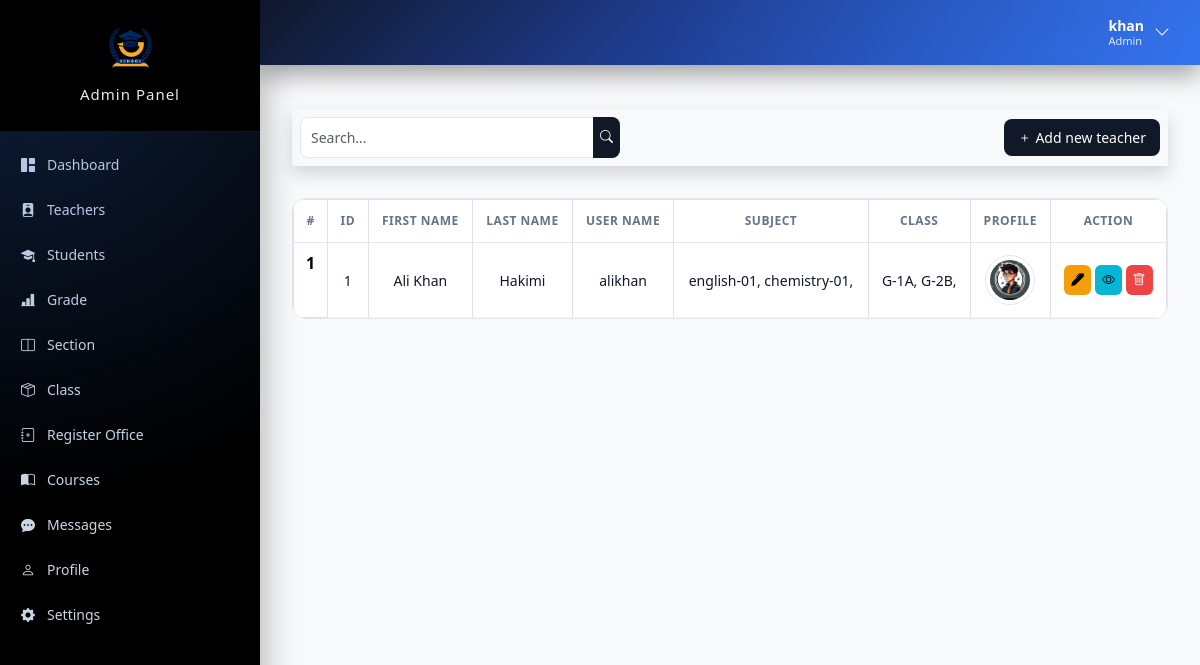
Page /admin/teacher-search.php (signed in) on the committed database.
### tables this page shows
CREATE TABLE teachers(
    teacher_id INT NOT NULL AUTO_INCREMENT PRIMARY KEY ,
    username VARCHAR(40),
    fname VARCHAR(40),
    lname VARCHAR(30),
    password VARCHAR(100),
    profile VARCHAR(255),
    address VARCHAR(50),
    employee_number VARCHAR(40),
    date_of_birth DATE,
    phone_number VARCHAR(20),
    qualification VARCHAR(255),
    gender VARCHAR(8),
    email VARCHAR (255),
    join_date DATE DEFAULT CURRENT_TIMESTAMP

);

### admin/teacher-search.php (the view, shortened to what this page needs)
<?php
if (isset($_SESSION['id']) && isset($_SESSION['role'])) {
    if ($_SESSION['role'] == 'Admin') {
?>
<!DOCTYPE html>
<html lang="en">
<head>
    <link rel="stylesheet" href="../assets/css/bootstrap.css">
    <link rel="stylesheet" href="../assets/css/home.css">
    <link rel="stylesheet" href="../node_modules/bootstrap-icons/font/bootstrap-icons.css">
    <link rel="stylesheet" href="css/home.css">
</head>
<body class="bg-light">
    <?php include('common/navbar.php') ?>
    <?php include('../config/DB-connection.php') ?>
    <div class="container mt-4">
        <div class="d-flex justify-content-between  shadow p-2 mb-4">
            <div class="">
                <form action="teacher-search.php" id="search-form" method="post">
                    <div class="input-group">
                        <input type="text" placeholder="Search..." class="form-control shadow-none" name="search"
                            value="<?= $_POST['search'] ?>">
                        <button class="btn btn-primary"> <i class="bi bi-search"></i></button>
                    </div>
                </form>
            </div>
            <div>
                <a href="teacher-add.php" class="btn btn-dark"><i class="bi bi-plus"></i> Add new teacher</a>
            </div>
        </div>
        <div class=" table-responsive n-table  mt-2">
            <table class="table table-bordered table-hover shadow">
                <thead>
                    <tr class="text-center">
                        <th scope="col">#</th>
                        <th scope="col">ID</th>
                        <th scope="col">First name</th>
                        <th scope="col">Last name</th>
                        <th scope="col">User name</th>
                        <th scope="col">Subject</th>
                        <th scope="col">Class</th>
                        <th scope="col">Profile</th>
                        <th scope="col">Action</th>
                    </tr>
                </thead>
                <tbody>
                    <?php
                            $search = $_POST['search'];
                            $tech_query = "SELECT * FROM teachers WHERE fname LIKE '%$search%' OR lname LIKE  '%$search%'  OR username LIKE '%$search%'";
                            $tech_result = mysqli_query($connection,  $tech_query);
                            if (mysqli_num_rows($tech_result) > 0) {
                                $count = 0;
                                while ($teachers = mysqli_fetch_assoc($tech_result)) {
                                    $count++;
                            ?>
                    <tr class="text-center">
                        <th scope="row"><?= $count ?></th>
                        <td scope="row"><?= $teachers['teacher_id'] ?></td>
                        <td><?= $teachers['fname'] ?> </td>
                        <td><?= $teachers['lname'] ?></td>
                        <td><?= $teachers['username'] ?></td>
                        <td>
                            <?php
                                            $grades = "SELECT * FROM teacher_subjects JOIN subjects ON teacher_subjects.subject_id1 = subjects.subject_id  WHERE teacher_id1 = '{$teachers['teacher_id']}'";
                                            $grade_query = mysqli_query($connection, $grades);
                                            $data = '';
                                            while ($row  = mysqli_fetch_assoc($grade_query)) {
                                                $data .= $row['subject_code'] . ',  ';
                                            }
                                            echo $data;
                                            ?>
                        </td>
                        <td>
                            <?php
                                            $class = "SELECT * FROM teacher_class JOIN classes ON teacher_class.class_id1 = classes.class_id JOIN grades ON classes.grade_id = grades.grade_id JOIN section ON classes.section_id = section.section_id    WHERE teacher_id1 = '{$teachers['teacher_id']}'";
                                            $class_query = mysqli_query($connection, $class);
                                            $data = '';
                                            while ($row  = mysqli_fetch_assoc($class_query)) {
                                                $data .=  $row['grade_code'] . '-' . $row['grade'] .  $row['section'] . ', ';
                                            }
                                            echo $data;
                                            ?>
                        </td>
                        <td>
                            <img src="../<?= $teachers['profile'] ?>" class=" img-thumbnail"
                                style=" width:50px; height:50px; " lt="">
                        </td>
                        <td>
                            <a href="teacher-edit.php?teacher_id=<?= $teachers['teacher_id'] ?>"
                                class="btn btn-warning text-black"><i class="bi bi-pen-fill"></i></a>
                            <a href="teacher-view.php?teacher_id=<?= $teachers['teacher_id'] ?>"
                                class="btn btn-info text-black"><i class="bi bi-eye"></i></a>
                            <a href="logic/teacher-delete.php?teacher_id=<?= $teachers['teacher_id'] ?>"
                                class="btn btn-danger "
                                onclick="return confirm('are you sure for deleting the teacher')"><i
                                    class="bi bi-trash"></i>
                            </a>
                        </td>
                    </tr>
                    <?php
                                }
                            }
                            ?>
                </tbody>
            </table>
        </div>
    </div>
</body>
</html>
<?php
    } else {
        header("location:../login.php");
    }
} else {
    header("location:../login.php");
}
?>

### admin/common/navbar.php (shortened to what this page needs)
<?php
include('../config/DB-connection.php');
$stmt = mysqli_prepare($connection, "SELECT * FROM admin WHERE admin_id = ? LIMIT 1");
mysqli_stmt_bind_param($stmt, 'i', $_SESSION['id']);
mysqli_stmt_execute($stmt);
$result = mysqli_stmt_get_result($stmt);
$user = mysqli_fetch_assoc($result);
$current = $page ?? basename($_SERVER['PHP_SELF'], ".php");
?>
<link rel="stylesheet" href="css/header-sidebar.css">
<header class="topbar">
    <div class="user-box" onclick="toggleUserMenu()">
        <div class="user-info">
            <span><?= $user['username'] ?? 'Admin' ?></span>
            <small>Admin</small>
        </div>
        <i class="bi bi-chevron-down"></i>
    </div>
</header>
<aside class="sidebar" id="sidebar">
    <div class="sidebar-header">
        <img src="../assets/logo/logo.png" alt="logo">
        <h2>Admin Panel</h2>
    </div>
    <ul class="sidebar-menu">
        <li>
            <a href="index.php" class="<?= ($current == 'dashboard') ? 'active' : '' ?>">
                <i class="bi bi-grid-1x2-fill"></i> Dashboard
            </a>
        </li>
        <li>
            <a href="teacher.php" class="<?= ($current == 'teacher') ? 'active' : '' ?>">
                <i class="bi bi-person-badge-fill"></i> Teachers
            </a>
        </li>
        <li>
            <a href="student.php" class="<?= ($current == 'student') ? 'active' : '' ?>">
                <i class="bi bi-mortarboard-fill"></i> Students
            </a>
        </li>
        <li>
            <a href="grade.php" class="<?= ($current == 'grade') ? 'active' : '' ?>">
                <i class="bi bi-bar-chart-line-fill"></i> Grade
            </a>
        </li>
        <li>
            <a href="section.php" class="<?= ($current == 'section') ? 'active' : '' ?>">
                <i class="bi bi-layout-split"></i> Section
            </a>
        </li>
        <li>
            <a href="class.php" class="<?= ($current == 'class') ? 'active' : '' ?>">
                <i class="bi bi-box-seam"></i> Class
            </a>
        </li>
        <li>
            <a href="register-office.php" class="<?= ($current == 'register') ? 'active' : '' ?>">
                <i class="bi bi-journal-plus"></i> Register Office
            </a>
        </li>
        <li>
            <a href="course.php" class="<?= ($current == 'course') ? 'active' : '' ?>">
                <i class="bi bi-book-half"></i> Courses
            </a>
        </li>
        <li>
            <a href="message.php" class="<?= ($current == 'message') ? 'active' : '' ?>">
                <i class="bi bi-chat-dots-fill"></i> Messages
            </a>
        </li>
        <li>
            <a href="profile.php" class="<?= ($current == 'profile') ? 'active' : '' ?>">
                <i class="bi bi-person"></i> Profile
            </a>
        </li>
        <li>
            <a href="setting.php" class="<?= ($current == 'setting') ? 'active' : '' ?>">
                <i class="bi bi-gear-fill"></i> Settings
            </a>
        </li>
    </ul>
</aside>
<div class="main-content">

### assets/css/home.css (style rules this page uses)
.n-table { min-width: 600px; }

### admin/css/home.css (style rules this page uses)
:root { --bg: #f8fafc; --card: #ffffff; --text: #0f172a; --muted: #64748b; --border: #e2e8f0; --primary: #2563eb; --danger: #ef4444; --warning: #f59e0b; --info: #06b6d4; }
body { font-family: "Segoe UI", system-ui, Arial, sans-serif; background: var(--bg); color: var(--text); }
.container { max-width: 1250px; }
.input-group { width: 320px; max-width: 100%; }
.input-group .form-control { border: 1px solid var(--border); border-radius: 8px 0 0 8px; padding: 9px 10px; font-size: 14px; }
.input-group .btn { border-radius: 0 8px 8px 0; background: var(--primary); border: none; }
.btn-dark { background: #0f172a; border: none; border-radius: 8px; padding: 9px 14px; font-size: 14px; }
.table-responsive { background: var(--card); border: 1px solid var(--border); border-radius: 14px; overflow: hidden; }
.table { margin: 0; width: 100%; }
.table thead { background: #f1f5f9; }
.table thead th { font-size: 12px; font-weight: 600; text-transform: uppercase; letter-spacing: 0.5px; color: var(--muted); padding: 12px; border-bottom: 1px solid var(--border); }
.table tbody td { padding: 12px; font-size: 14px; border-bottom: 1px solid #f1f5f9; vertical-align: middle; color: var(--text); }
.img-thumbnail { width: 38px; height: 38px; border-radius: 50%; object-fit: cover; border: 1px solid var(--border); }
.btn { border-radius: 6px; font-size: 13px; padding: 5px 7px; border: none; }
.btn-warning { background: var(--warning); color: #fff; }
.btn-info { background: var(--info); color: #fff; }
.btn-danger { background: var(--danger); color: #fff; }
body { font-family: "Segoe UI", Arial, sans-serif; background: #f5f7fb; color: #1f2937; }
.form-control { border: 1px solid #d1d5db; border-radius: 8px; padding: 9px 10px; font-size: 14px; transition: 0.2s; background: #fff; }
.input-group .form-control { border-radius: 8px 0 0 8px; }
.input-group .btn { border-radius: 0 8px 8px 0; background: #111827; border: none; color: #fff; font-size: 13px; }
.btn-dark { background: #111827; border: none; border-radius: 8px; padding: 8px 14px; font-size: 14px; }
.d-flex.justify-content-between { align-items: center; }

### admin/css/header-sidebar.css (style rules this page uses)
* { margin: 0; padding: 0; box-sizing: border-box; }
body { font-family: "Segoe UI", sans-serif; background: #f4f6fb; color: #111827; overflow-x: hidden; }
.sidebar { position: fixed; top: 0; left: 0; width: 260px; height: 100vh; display: flex; flex-direction: column; background:black; color: #fff; box-shadow: 6px 0 30px rgba(0,0,0,0.25); z-index: 1000; overflow: hidden; }
.sidebar::before { content: ""; position: absolute; inset: 0; background: radial-gradient(circle at top left, rgba(59,130,246,0.25), transparent 60%); pointer-events: none; }
.sidebar-header { flex-shrink: 0; text-align: center; padding: 20px; border-bottom: 1px solid rgba(255,255,255,0.08); position: sticky; top: 0; background: inherit; z-index: 2; }
.sidebar-header img { width: 55px; height: 55px; border-radius: 12px; object-fit: cover; box-shadow: 0 5px 15px rgba(0,0,0,0.3); }
.sidebar-header h2 { font-size: 15px; margin-top: 10px; letter-spacing: 1px; color: #e5e7eb; }
.sidebar-menu { list-style: none; flex: 1; overflow-y: auto; padding: 10px 0; }
.sidebar-menu a { display: flex; align-items: center; gap: 12px; padding: 12px 18px; color: #cbd5e1; text-decoration: none; font-size: 14px; border-left: 3px solid transparent; transition: 0.25s ease; }
.topbar { position: fixed; top: 0; left: 260px; right: 0; height: 65px; display: flex; justify-content: space-between; align-items: center; padding: 0 20px; background: linear-gradient(135deg, #0f172a 0%, #1e3a8a 40%, #2563eb 100%); color: #fff; box-shadow: 0 10px 25px rgba(0,0,0,0.35); z-index: 1100; }
.topbar::before { content: ""; position: absolute; inset: 0; background: radial-gradient(circle at right, rgba(96,165,250,0.25), transparent 60%); pointer-events: none; }
.user-box { display: flex; align-items: center; gap: 10px; cursor: pointer; position: relative; padding: 6px 10px; border-radius: 12px; transition: 0.25s; }
.user-info { display: flex; flex-direction: column; line-height: 1.2; }
.user-info span { font-size: 14px; font-weight: 600; }
.user-info small { font-size: 11px; color: #dbeafe; }
.main-content { margin-left: 260px; padding: 85px 20px 20px 20px; }

### rows in the picture
teachers: teacher_id "1", fname "Ali Khan", lname "Hakimi", username "alikhan", data "english-01, chemistry-01,", data "G-1A, G-2B,", profile (placeholder picture)

### other values in the picture
$user['username'] "khan"
